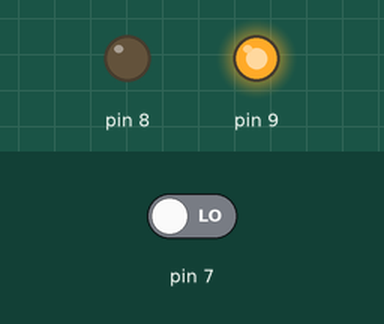
Recording of a sketch running on a simulated Arduino Uno, built with avr-gcc and run on an emulated ATmega328P. Shown: output pins drawn as LEDs (lit = HIGH). Inputs (shaded band) come from the test bench; at power-on: pin 7 LOW.

Above: at 1.2 s.
1.3 s: pin 7 driven HIGH
At 1.6 s:
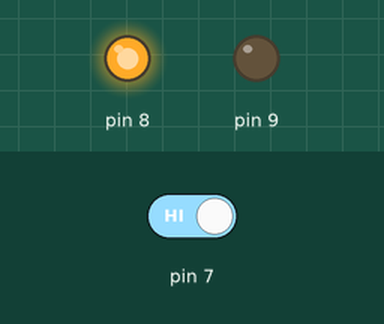
2.8 s: pin 7 driven LOW
At 3.9 s:
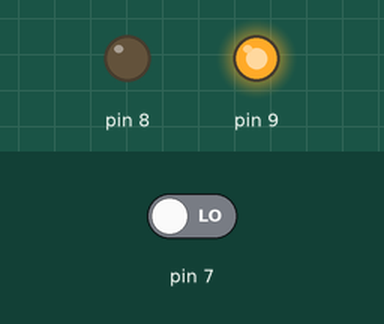
Timing chart, 0 to 5.8 s (numbered marks = the images above; inputs shaded):
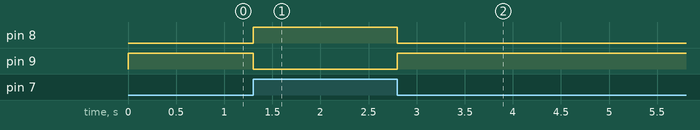

Measured:
- after the input at 1.3 s, pin 8: LOW → HIGH at once; pin 9: HIGH → LOW at once
- after the input at 2.8 s, pin 8: HIGH → LOW at once; pin 9: LOW → HIGH at once

The sketch:

ButtonCtrlLed.ino
```cpp
void setup() {

  pinMode(7, INPUT);
  pinMode(8, OUTPUT);
  pinMode(9, OUTPUT);
}

void loop() {

  int botao = digitalRead(7);

  digitalWrite(8, botao);
  digitalWrite(9, !botao);
}
```
